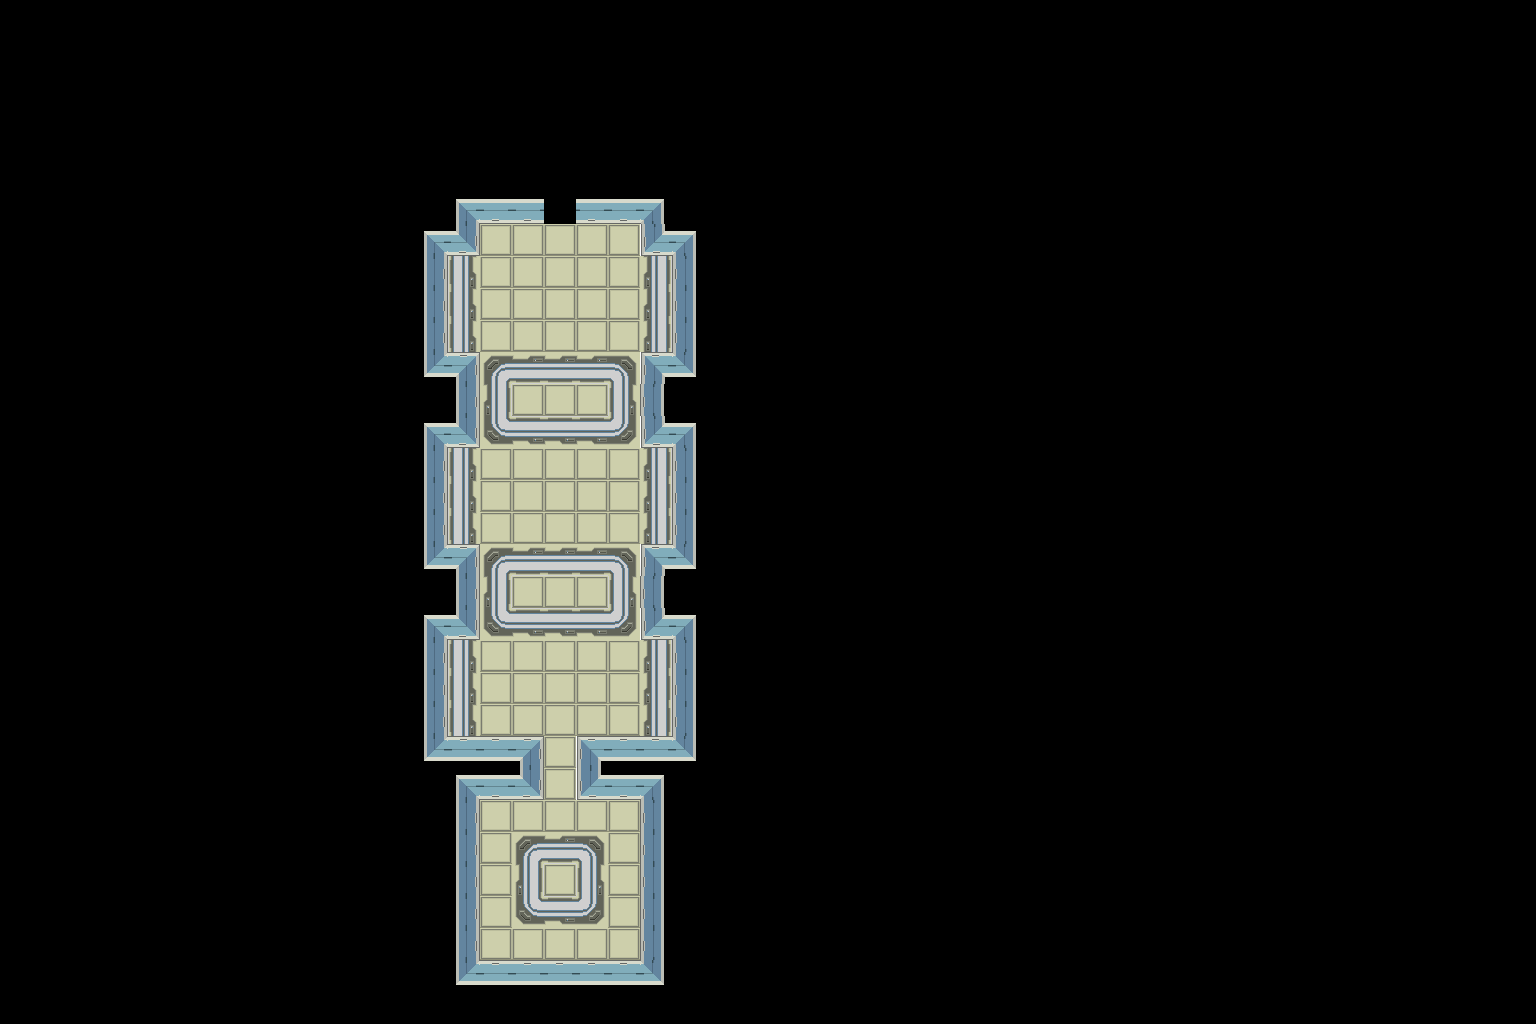

Below is a game level as drawn by its tile map, then a one-line description and the .tmx that defines it (tile-layer data replaced by summaries):
An orthogonal 48x32 tile map with 32x32 px tiles, 2 tile layers (map, floor), 2 tilesets and 38 objects (28x enemy, 8x item, player, door).

<map version="1.0" orientation="orthogonal" width="48" height="32" tilewidth="32" tileheight="32">
 <tileset firstgid="1" name="tiles" tilewidth="32" tileheight="32">
  <image source="../assets/img/tileset2.png" width="640" height="640" />
 </tileset>
 <tileset firstgid="401" name="objTiles" tilewidth="32" tileheight="32">
  <image source="../assets/img/tilesetObjects.png" width="640" height="640" />
 </tileset>
 <layer name="map" width="48" height="32">
  <data>[1536 cells, 79 non-empty, 12 distinct tile ids]</data>
 </layer>
 <layer name="floor" width="48" height="32">
  <data>[1536 cells, 125 non-empty, 9 distinct tile ids]</data>
 </layer>
 <objectgroup name="objects" width="48" height="32">
  <object type="player" gid="401" x="544" y="928" />
  <object type="door" gid="424" x="544" y="224" />
  <object name="res_md" type="item" gid="406" x="640" y="480" />
  <object name="res_md" type="item" gid="406" x="448" y="672" />
  <object name="res_sm" type="item" gid="405" x="640" y="352" />
  <object name="res_sm" type="item" gid="405" x="448" y="736" />
  <object name="giantslime" type="enemy" gid="403" x="544" y="640" />
  <object name="slime" type="enemy" gid="402" x="480" y="704" />
  <object name="slime" type="enemy" gid="402" x="512" y="640" />
  <object name="slime" type="enemy" gid="402" x="480" y="576" />
  <object name="slime" type="enemy" gid="402" x="512" y="480" />
  <object name="slime" type="enemy" gid="402" x="576" y="480" />
  <object name="slime" type="enemy" gid="402" x="576" y="640" />
  <object name="slime" type="enemy" gid="402" x="512" y="736" />
  <object name="slime" type="enemy" gid="402" x="448" y="544" />
  <object name="slime" type="enemy" gid="402" x="576" y="704" />
  <object name="slime" type="enemy" gid="402" x="544" y="672" />
  <object name="slime" type="enemy" gid="402" x="608" y="576" />
  <object name="slime" type="enemy" gid="402" x="544" y="608" />
  <object name="health" type="item" gid="404" x="640" y="544" />
  <object name="giantslime" type="enemy" gid="403" x="512" y="512" />
  <object name="giantslime" type="enemy" gid="403" x="576" y="512" />
  <object name="giantslime" type="enemy" gid="403" x="608" y="320" />
  <object name="giantslime" type="enemy" gid="403" x="544" y="320" />
  <object name="giantslime" type="enemy" gid="403" x="480" y="320" />
  <object name="slime" type="enemy" gid="402" x="512" y="384" />
  <object name="slime" type="enemy" gid="402" x="576" y="384" />
  <object name="slime" type="enemy" gid="402" x="576" y="288" />
  <object name="slime" type="enemy" gid="402" x="512" y="288" />
  <object name="slime" type="enemy" gid="402" x="448" y="288" />
  <object name="slime" type="enemy" gid="402" x="640" y="288" />
  <object name="res_sm" type="item" gid="405" x="448" y="352" />
  <object name="res_lg" type="item" gid="407" x="480" y="256" />
  <object name="res_lg" type="item" gid="407" x="608" y="256" />
  <object name="slime" type="enemy" gid="402" x="544" y="608" />
  <object name="slime" type="enemy" gid="402" x="512" y="576" />
  <object name="slime" type="enemy" gid="402" x="576" y="576" />
  <object name="slime" type="enemy" gid="402" x="544" y="576" />
 </objectgroup>
</map>
